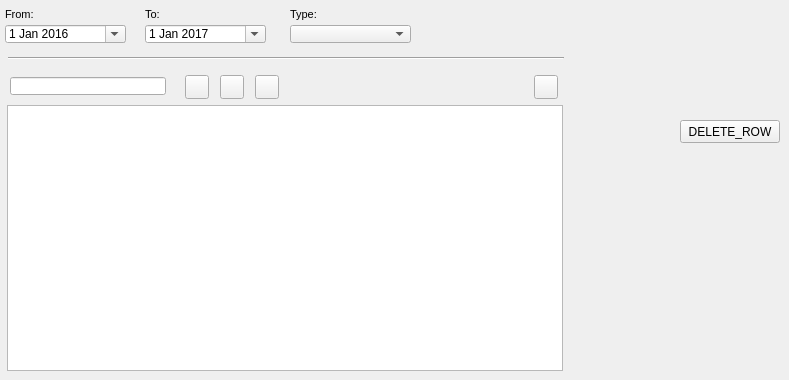
    <widget class="QWidget" name="page_document">
     <attribute name="title">
      <string>Document</string>
     </attribute>
     <widget class="QPushButton" name="delete_row_doc">
      <property name="geometry">
       <rect>
        <x>680</x>
        <y>120</y>
        <width>100</width>
        <height>23</height>
       </rect>
      </property>
      <property name="text">
       <string>DELETE_ROW</string>
      </property>
     </widget>
     <widget class="Line" name="line_6">
      <property name="geometry">
       <rect>
        <x>8</x>
        <y>50</y>
        <width>556</width>
        <height>16</height>
       </rect>
      </property>
      <property name="orientation">
       <enum>Qt::Horizontal</enum>
      </property>
     </widget>
     <widget class="QTableView" name="tbl_document">
      <property name="geometry">
       <rect>
        <x>7</x>
        <y>105</y>
        <width>556</width>
        <height>266</height>
       </rect>
      </property>
      <property name="sortingEnabled">
       <bool>true</bool>
      </property>
     </widget>
     <widget class="QDateEdit" name="date_document_from">
      <property name="geometry">
       <rect>
        <x>5</x>
        <y>25</y>
        <width>121</width>
        <height>18</height>
       </rect>
      </property>
      <property name="date">
       <date>
        <year>2016</year>
        <month>1</month>
        <day>1</day>
       </date>
      </property>
      <property name="calendarPopup">
       <bool>true</bool>
      </property>
     </widget>
     <widget class="QLabel" name="label_doc_from">
      <property name="geometry">
       <rect>
        <x>5</x>
        <y>3</y>
        <width>90</width>
        <height>22</height>
       </rect>
      </property>
      <property name="font">
       <font>
        <pointsize>8</pointsize>
       </font>
      </property>
      <property name="frameShape">
       <enum>QFrame::NoFrame</enum>
      </property>
      <property name="frameShadow">
       <enum>QFrame::Plain</enum>
      </property>
      <property name="text">
       <string>From:</string>
      </property>
      <property name="textFormat">
       <enum>Qt::AutoText</enum>
      </property>
      <property name="scaledContents">
       <bool>false</bool>
      </property>
      <property name="alignment">
       <set>Qt::AlignLeading|Qt::AlignLeft|Qt::AlignVCenter</set>
      </property>
      <property name="margin">
       <number>3</number>
      </property>
     </widget>
     <widget class="QLabel" name="label_doc_to">
      <property name="geometry">
       <rect>
        <x>145</x>
        <y>3</y>
        <width>119</width>
        <height>22</height>
       </rect>
      </property>
      <property name="font">
       <font>
        <pointsize>8</pointsize>
       </font>
      </property>
      <property name="frameShape">
       <enum>QFrame::NoFrame</enum>
      </property>
      <property name="frameShadow">
       <enum>QFrame::Raised</enum>
      </property>
      <property name="text">
       <string>To:</string>
      </property>
      <property name="textFormat">
       <enum>Qt::AutoText</enum>
      </property>
      <property name="scaledContents">
       <bool>false</bool>
      </property>
      <property name="margin">
       <number>3</number>
      </property>
     </widget>
     <widget class="QComboBox" name="doc_type">
      <property name="geometry">
       <rect>
        <x>290</x>
        <y>25</y>
        <width>121</width>
        <height>18</height>
       </rect>
      </property>
     </widget>
     <widget class="QDateEdit" name="date_document_to">
      <property name="geometry">
       <rect>
        <x>145</x>
        <y>25</y>
        <width>121</width>
        <height>18</height>
       </rect>
      </property>
      <property name="date">
       <date>
        <year>2017</year>
        <month>1</month>
        <day>1</day>
       </date>
      </property>
      <property name="calendarPopup">
       <bool>true</bool>
      </property>
     </widget>
     <widget class="QLabel" name="label_doc_type">
      <property name="geometry">
       <rect>
        <x>290</x>
        <y>3</y>
        <width>61</width>
        <height>22</height>
       </rect>
      </property>
      <property name="font">
       <font>
        <pointsize>8</pointsize>
       </font>
      </property>
      <property name="layoutDirection">
       <enum>Qt::LeftToRight</enum>
      </property>
      <property name="frameShape">
       <enum>QFrame::NoFrame</enum>
      </property>
      <property name="frameShadow">
       <enum>QFrame::Raised</enum>
      </property>
      <property name="text">
       <string>Type:</string>
      </property>
      <property name="textFormat">
       <enum>Qt::AutoText</enum>
      </property>
      <property name="scaledContents">
       <bool>false</bool>
      </property>
      <property name="margin">
       <number>3</number>
      </property>
     </widget>
     <widget class="QPushButton" name="btn_doc_insert">
      <property name="geometry">
       <rect>
        <x>185</x>
        <y>75</y>
        <width>24</width>
        <height>24</height>
       </rect>
      </property>
      <property name="toolTip">
       <string>&lt;html&gt;&lt;head/&gt;&lt;body&gt;&lt;p&gt;Link document&lt;/p&gt;&lt;/body&gt;&lt;/html&gt;</string>
      </property>
      <property name="text">
       <string/>
      </property>
      <property name="icon">
       <iconset>
        <normaloff>../icons/111b.png</normaloff>../icons/111b.png</iconset>
      </property>
      <property name="iconSize">
       <size>
        <width>22</width>
        <height>22</height>
       </size>
      </property>
     </widget>
     <widget class="QLineEdit" name="doc_id">
      <property name="geometry">
       <rect>
        <x>10</x>
        <y>77</y>
        <width>156</width>
        <height>18</height>
       </rect>
      </property>
     </widget>
     <widget class="QPushButton" name="btn_doc_new">
      <property name="geometry">
       <rect>
        <x>255</x>
        <y>75</y>
        <width>24</width>
        <height>24</height>
       </rect>
      </property>
      <property name="toolTip">
       <string>&lt;html&gt;&lt;head/&gt;&lt;body&gt;&lt;p&gt;New document&lt;/p&gt;&lt;/body&gt;&lt;/html&gt;</string>
      </property>
      <property name="text">
       <string/>
      </property>
      <property name="icon">
       <iconset>
        <normaloff>../icons/131b.png</normaloff>../icons/131b.png</iconset>
      </property>
      <property name="iconSize">
       <size>
        <width>22</width>
        <height>22</height>
       </size>
      </property>
     </widget>
     <widget class="QPushButton" name="btn_open_doc">
      <property name="geometry">
       <rect>
        <x>534</x>
        <y>75</y>
        <width>24</width>
        <height>24</height>
       </rect>
      </property>
      <property name="toolTip">
       <string>&lt;html&gt;&lt;head/&gt;&lt;body&gt;&lt;p&gt;Open document&lt;/p&gt;&lt;/body&gt;&lt;/html&gt;</string>
      </property>
      <property name="text">
       <string/>
      </property>
      <property name="icon">
       <iconset>
        <normaloff>../icons/170b.png</normaloff>../icons/170b.png</iconset>
      </property>
      <property name="iconSize">
       <size>
        <width>22</width>
        <height>22</height>
       </size>
      </property>
     </widget>
     <widget class="QPushButton" name="btn_doc_delete">
      <property name="geometry">
       <rect>
        <x>220</x>
        <y>75</y>
        <width>24</width>
        <height>24</height>
       </rect>
      </property>
      <property name="toolTip">
       <string>&lt;html&gt;&lt;head/&gt;&lt;body&gt;&lt;p&gt;Unlink document&lt;/p&gt;&lt;/body&gt;&lt;/html&gt;</string>
      </property>
      <property name="text">
       <string/>
      </property>
      <property name="icon">
       <iconset>
        <normaloff>../icons/112b.png</normaloff>../icons/112b.png</iconset>
      </property>
      <property name="iconSize">
       <size>
        <width>22</width>
        <height>22</height>
       </size>
      </property>
     </widget>
    </widget>
